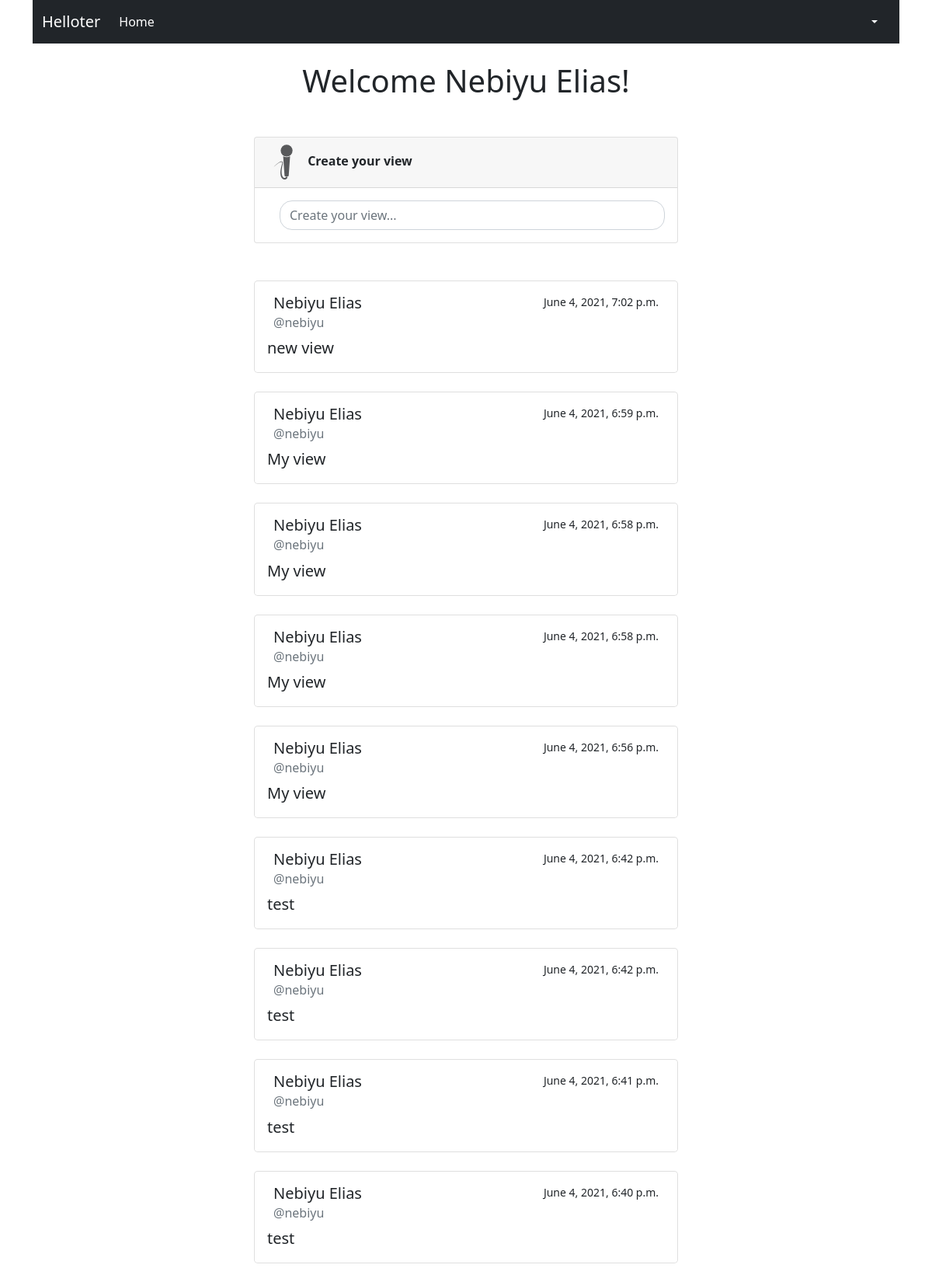
Before: /views/ (signed in) with the older database file.
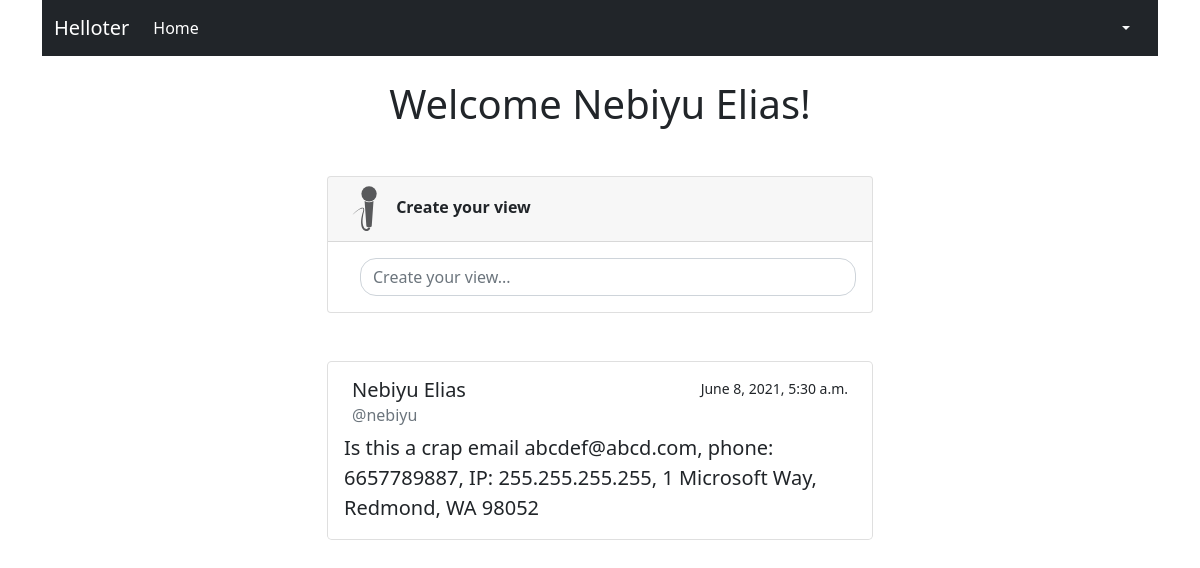
After: the same page with the newer database file.
### views/models.py (models this page shows, shortened)
class View(models.Model):
    content = models.CharField(max_length=560, null=False, blank=False)
    user = models.ForeignKey(User, related_name='+', null=True, blank=True, on_delete=models.SET_NULL)
    created_at = models.DateTimeField(default=timezone.now)
    flagged = models.BooleanField(default=False)
    class Meta:
        ordering = ['-created_at']

### views/views.py (the view)
# urls.py: path('', RedirectView.as_view(pattern_name='index')),
def index(request):
    if request.method == 'POST':
        form = ViewForm(request.POST)
        if form.is_valid():
            view = form.save()
            view.user = request.user
            view.save()
            review_view(view)
    else:
        form = ViewForm()
    views = View.objects.all()
    return render(request, 'views/index.html', {'form': form, 'views': views})

### views/forms.py
class ViewForm(ModelForm):
    class Meta:
        model = View
        fields = ['content']
        labels = {
            "content": "",
        }
        widgets = {
            'content': Textarea(attrs={'rows': 2, 'placeholder': 'Speak your mind...'}),
        }

### views/templates/views/index.html (shortened to what this page needs)
{% extends 'views/base.html' %}
{% load static %}
{% load avatar_tags %}
{% block main %}
    {% if user.is_authenticated %}
        <h1 class="mt-4 text-center">Welcome
            {{ user.first_name }} {{ user.last_name }}!
        </h1>
        <div class="mt-5 card">
            <div class="card-header">
                <img src="{% static 'views/img/view.svg' %}" alt="View icon" width="48px">
                <strong>Create your view</strong>
            </div>
            <div class="card-body">
                <div class="d-flex">
                    <input class="form-control" type="text" placeholder="Create your view..."
                           data-bs-toggle="modal" data-bs-target="#exampleModal"
                           style="background: #fff; margin-left: 1em; border-radius: 1em"
                           aria-label="readonly input example" readonly>
                </div>
            </div>
        </div>
    {% endif %}
    {% include 'views/views_list.html' %}
{% endblock %}

### views/templates/views/base.html (shortened to what this page needs)
{% load static %}
{% load socialaccount %}
{% load avatar_tags %}
<!doctype html>
<html lang="en">
<head>
    <link href="https://cdn.jsdelivr.net/npm/bootstrap@5.0.1/dist/css/bootstrap.min.css" rel="stylesheet"
>
    <link rel="stylesheet" type="text/css" href="{% static 'views/styles/style.css' %}">
</head>
<body>
<div class="container">
    <nav class="navbar navbar-expand-lg navbar-dark bg-dark">
        <div class="container-fluid">
            <a class="navbar-brand" href="/">Helloter</a>
            <div class="collapse navbar-collapse" id="navbarNavDropdown">
                <ul class="navbar-nav">
                    <li class="nav-item">
                        <a class="nav-link active" aria-current="page" href="/">Home</a>
                    </li>
                </ul>
            </div>
            {% if user.is_authenticated %}
                <div class="nav-item dropdown">
                    <a class="nav-link link-light dropdown-toggle" href="#" id="navbarDropdownMenuLink" role="button"
                       data-bs-toggle="dropdown" aria-expanded="false">
                    </a>
                </div>
            {% else %}
                <a href="{% provider_login_url 'google' %}">Login with Google</a>
            {% endif %}
        </div>
    </nav>
</div>
<div class="container">
    <div class="row">
        <div class="col">
        </div>
        <div class="col-6">
            {% block main %}
            {% endblock %}
        </div>
        <div class="col">
        </div>
    </div>
</div>
</body>
</html>

### views/templates/views/create_view_form.html (shortened to what this page needs)
{% load bootstrap5 %}

### views/templates/views/views_list.html (shortened to what this page needs)
{% load avatar_tags %}
<div class="mt-5">
    {% for view in views %}
        <div class="card rounded-3 mb-4">
            <div class="card-body">
                <div class="d-flex">
                    <div class="d-flex justify-content-between flex-grow-1 mx-2">
                        <div>
                            <h5 class="card-title">{{ view.user.first_name }} {{ view.user.last_name }}</h5>
                            <h6 class="card-subtitle mb-2 text-muted">@{{ view.user.username }}</h6>
                        </div>
                        <small>{{ view.created_at }}</small>
                    </div>
                </div>
                <p class="card-text lead">
                    {{ view.content }}
                </p>
            </div>
        </div>
    {% endfor %}
</div>

Changed rows visible on the page:
removed View: user.first_name "Nebiyu", user.last_name "Elias", user.username "nebiyu", created_at "June 4, 2021, 7:02 p.m.", content "new view"
removed View: user.first_name "Nebiyu", user.last_name "Elias", user.username "nebiyu", created_at "June 4, 2021, 6:59 p.m.", content "My view"
removed View: user.first_name "Nebiyu", user.last_name "Elias", user.username "nebiyu", created_at "June 4, 2021, 6:58 p.m.", content "My view"
removed View: user.first_name "Nebiyu", user.last_name "Elias", user.username "nebiyu", created_at "June 4, 2021, 6:58 p.m.", content "My view"
removed View: user.first_name "Nebiyu", user.last_name "Elias", user.username "nebiyu", created_at "June 4, 2021, 6:56 p.m.", content "My view"
removed View: user.first_name "Nebiyu", user.last_name "Elias", user.username "nebiyu", created_at "June 4, 2021, 6:42 p.m.", content "test"
removed View: user.first_name "Nebiyu", user.last_name "Elias", user.username "nebiyu", created_at "June 4, 2021, 6:42 p.m.", content "test"
removed View: user.first_name "Nebiyu", user.last_name "Elias", user.username "nebiyu", created_at "June 4, 2021, 6:41 p.m.", content "test"
removed View: user.first_name "Nebiyu", user.last_name "Elias", user.username "nebiyu", created_at "June 4, 2021, 6:40 p.m.", content "test"
added View: user.first_name "Nebiyu", user.last_name "Elias", user.username "nebiyu", created_at "June 8, 2021, 5:30 a.m.", content "Is this a crap email abcdef@abcd.com, phone: 6657789887, IP: 255.255.255.255, 1 Microsoft Way, Redmond, WA 98052"
